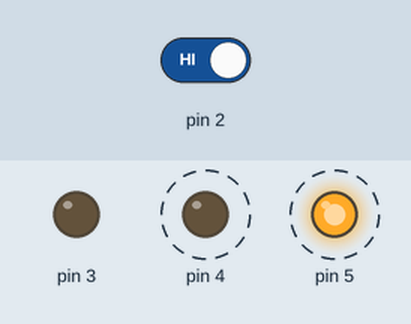
Recording of a sketch running on a simulated Arduino Uno, built with avr-gcc and run on an emulated ATmega328P. Shown: output pins drawn as LEDs (lit = HIGH). Dashed ring = blinking. The test bench sets the inputs (shaded band); at power-on: pin 2 HIGH.

Above: at 2.8 s.
2.9 s: pin 2 driven LOW
At 4.2 s:
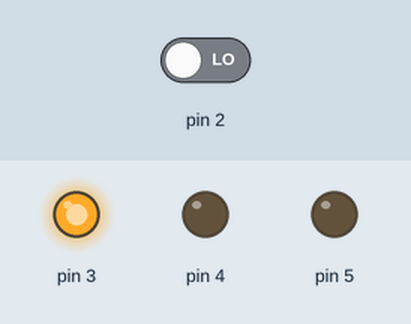
4.5 s: pin 2 driven HIGH
At 4.9 s:
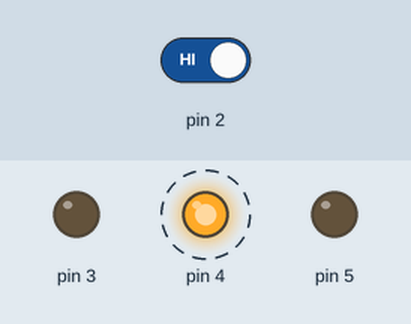
Timing chart, 0 to 14.0 s (numbered marks = the images above; inputs shaded):
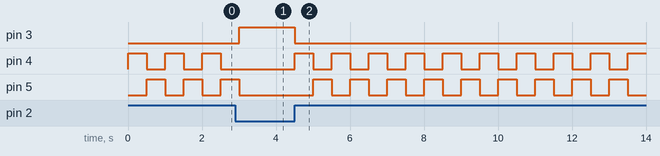

Measured:
- after the input at 2.9 s, pin 3: LOW → HIGH after 0.10 s; pin 4: stays LOW (without the input it goes to HIGH after 0.10 s); pin 5: goes on until 3.0 s, then stays LOW
- after the input at 4.5 s, pin 3: HIGH → LOW at once; pin 4: alternates HIGH for 0.50 s and LOW for 0.50 s, starting at once; pin 5: alternates HIGH for 0.50 s and LOW for 0.50 s, starting after 0.50 s
- by itself, pin 4, pin 5: alternates HIGH for 0.50 s and LOW for 0.50 s

The sketch:

book_ex2.ino
```cpp
// Arduino Project Book's Project 2
// Blink LED 4 and 5 insequence when a switch is pressed
// LED 3 toggles to OFF when switch is pressed.
//

int switchState = 0;

void setup() {
  // put your setup code here, to run once:
  pinMode(2, INPUT);
  pinMode(3, OUTPUT);
  pinMode(4, OUTPUT);
  pinMode(5, OUTPUT);
}

void loop() {
  // put your main code here, to run repeatedly:
  switchState = digitalRead(2);
  if(switchState == LOW) {
    digitalWrite(3, HIGH);
    digitalWrite(4, LOW);
    digitalWrite(5, LOW);
  } else {
    digitalWrite(3, LOW);
    digitalWrite(4, HIGH);
    delay(500);
    digitalWrite(4, LOW);
    digitalWrite(5, HIGH);
    delay(500);
    digitalWrite(5, LOW);
  }
}
```
